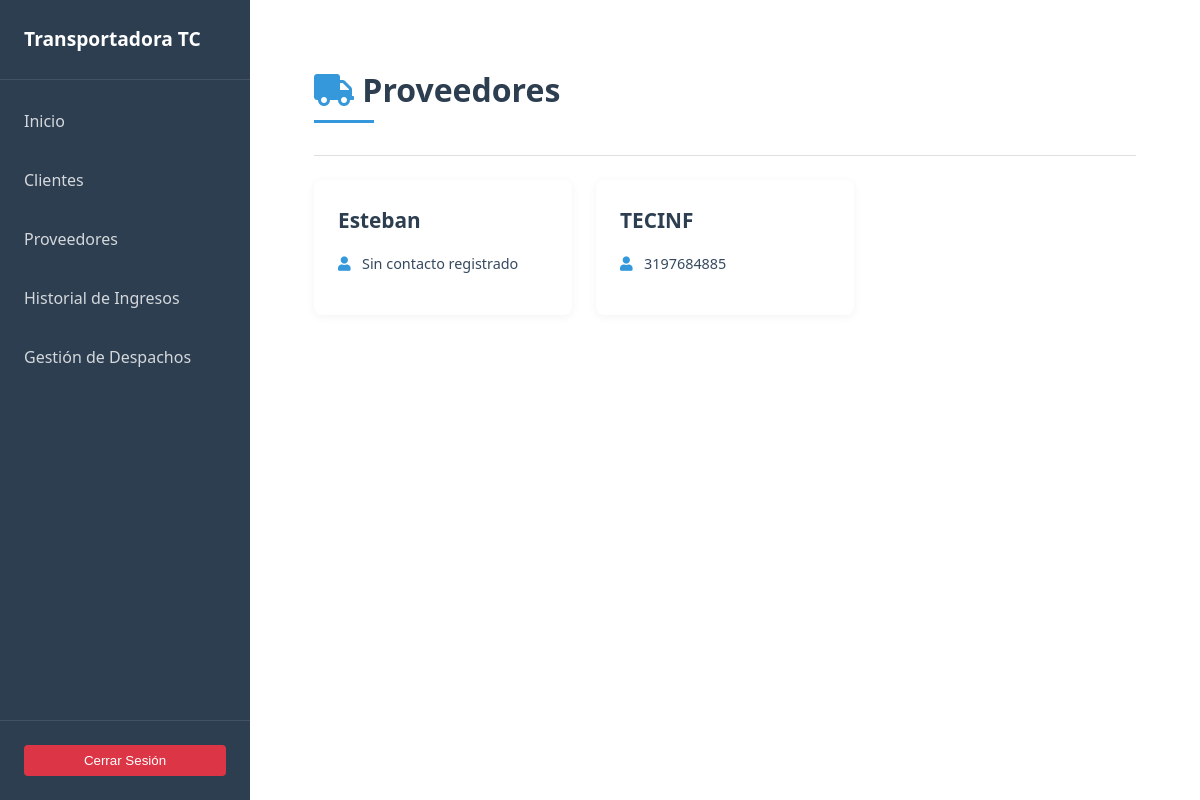
Page /proveedores/ on the earlier database version.
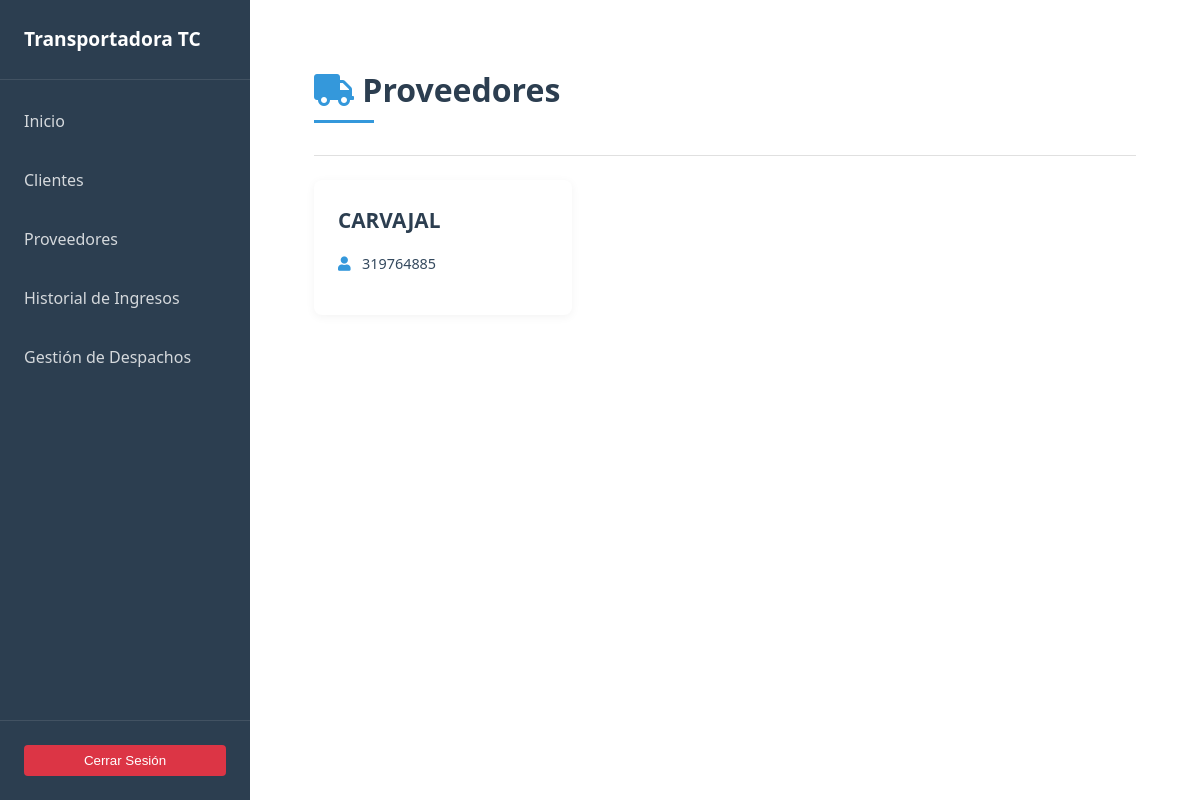
Same page on the later database version.
### proveedores/models.py (models this page shows, shortened)
class Proveedor(models.Model):
    nit = models.CharField(default='',max_length=255, unique=True, blank=True, null=True)
    nombre = models.CharField(max_length=255)
    contacto = models.CharField(default='',max_length=255, null=True,blank=True)
    fecha_creacion = models.DateTimeField(auto_now_add=True)

### proveedores/views.py (the view)
# urls.py: path('', views.index, name='clientes'),
def index(request):
    proveedores = Proveedor.objects.all()
    return render(request, 'proveedores/index.html', {'proveedores': proveedores})

### proveedores/templates/proveedores/index.html (shortened to what this page needs)
{% extends 'base.html' %}
{% load static %}
{% block content %}
<main class="main-content">
    <header class="content__header content__header--flex">
        <h1 class="content__title">
            <i class="fas fa-truck"></i> Proveedores
        </h1>
    </header>
    <hr class="divider">
    <section class="objects-list">
        {% if proveedores %}
            <div class="card-grid">
                {% for proveedor in proveedores %}
                    <article class="card card--hover">
                        <div class="card__body">
                            <a href="{% url 'detalle_proveedor' proveedor.nombre %}" class="card__title-link">
                                <h2 class="card__title">{{ proveedor.nombre }}</h2>
                            </a>
                            <div class="card__meta">
                                <p class="card__text">
                                    <i class="fas fa-user"></i> {{ proveedor.contacto|default:"Sin contacto registrado" }}
                                </p>
                            </div>
                        </div>
                    </article>
                {% endfor %}
            </div>
        {% endif %}
    </section>
</main>
{% endblock %}

Differences in the rows shown:
removed Proveedor: nombre "Esteban", contacto "Sin contacto registrado"
removed Proveedor: nombre "TECINF", contacto "3197684885"
added Proveedor: nombre "CARVAJAL", contacto "319764885"
